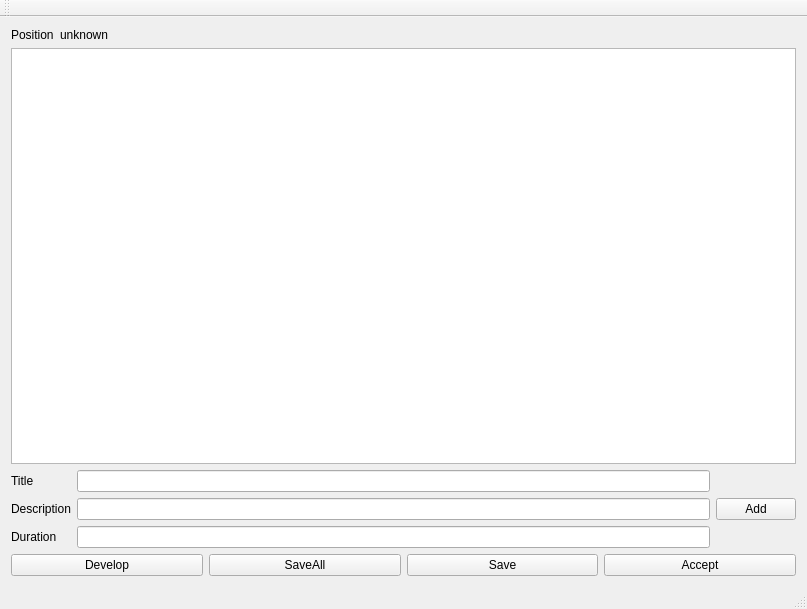
<?xml version="1.0" encoding="UTF-8"?>
<ui version="4.0">
 <class>ResearcherWindowClass</class>
 <widget class="QMainWindow" name="ResearcherWindowClass">
  <property name="geometry">
   <rect>
    <x>0</x>
    <y>0</y>
    <width>807</width>
    <height>609</height>
   </rect>
  </property>
  <property name="windowTitle">
   <string>ResearcherWindow</string>
  </property>
  <widget class="QWidget" name="centralWidget">
   <layout class="QVBoxLayout" name="verticalLayout">
    <item>
     <layout class="QFormLayout" name="formLayout_2">
      <item row="0" column="0">
       <widget class="QLabel" name="label_4">
        <property name="text">
         <string>Position</string>
        </property>
       </widget>
      </item>
      <item row="0" column="1">
       <widget class="QLabel" name="label_5">
        <property name="text">
         <string>unknown</string>
        </property>
       </widget>
      </item>
     </layout>
    </item>
    <item>
     <widget class="QTableView" name="tableView"/>
    </item>
    <item>
     <layout class="QHBoxLayout" name="horizontalLayout_2">
      <item>
       <layout class="QFormLayout" name="formLayout">
        <item row="0" column="0">
         <widget class="QLabel" name="label_2">
          <property name="text">
           <string>Title</string>
          </property>
         </widget>
        </item>
        <item row="0" column="1">
         <widget class="QLineEdit" name="titlelineEdit"/>
        </item>
        <item row="1" column="0">
         <widget class="QLabel" name="label">
          <property name="text">
           <string>Description</string>
          </property>
         </widget>
        </item>
        <item row="1" column="1">
         <widget class="QLineEdit" name="descriptionlineEdit"/>
        </item>
        <item row="2" column="0">
         <widget class="QLabel" name="label_3">
          <property name="text">
           <string>Duration</string>
          </property>
         </widget>
        </item>
        <item row="2" column="1">
         <widget class="QLineEdit" name="durationlineEdit"/>
        </item>
       </layout>
      </item>
      <item>
       <widget class="QPushButton" name="addpushButton">
        <property name="text">
         <string>Add</string>
        </property>
       </widget>
      </item>
     </layout>
    </item>
    <item>
     <layout class="QHBoxLayout" name="horizontalLayout">
      <item>
       <widget class="QPushButton" name="developpushButton">
        <property name="text">
         <string>Develop</string>
        </property>
       </widget>
      </item>
      <item>
       <widget class="QPushButton" name="saveAllpushButton">
        <property name="text">
         <string>SaveAll</string>
        </property>
       </widget>
      </item>
      <item>
       <widget class="QPushButton" name="savepushButton">
        <property name="text">
         <string>Save</string>
        </property>
       </widget>
      </item>
      <item>
       <widget class="QPushButton" name="acceptpushButton">
        <property name="text">
         <string>Accept</string>
        </property>
       </widget>
      </item>
     </layout>
    </item>
   </layout>
  </widget>
  <widget class="QMenuBar" name="menuBar">
   <property name="geometry">
    <rect>
     <x>0</x>
     <y>0</y>
     <width>807</width>
     <height>22</height>
    </rect>
   </property>
  </widget>
  <widget class="QToolBar" name="mainToolBar">
   <attribute name="toolBarArea">
    <enum>TopToolBarArea</enum>
   </attribute>
   <attribute name="toolBarBreak">
    <bool>false</bool>
   </attribute>
  </widget>
  <widget class="QStatusBar" name="statusBar"/>
 </widget>
 <layoutdefault spacing="6" margin="11"/>
 <resources>
  <include location="ResearcherWindow.qrc"/>
 </resources>
 <connections>
  <connection>
   <sender>developpushButton</sender>
   <signal>clicked()</signal>
   <receiver>ResearcherWindowClass</receiver>
   <slot>develop()</slot>
   <hints>
    <hint type="sourcelabel">
     <x>124</x>
     <y>559</y>
    </hint>
    <hint type="destinationlabel">
     <x>872</x>
     <y>134</y>
    </hint>
   </hints>
  </connection>
  <connection>
   <sender>saveAllpushButton</sender>
   <signal>clicked()</signal>
   <receiver>ResearcherWindowClass</receiver>
   <slot>saveAll()</slot>
   <hints>
    <hint type="sourcelabel">
     <x>307</x>
     <y>567</y>
    </hint>
    <hint type="destinationlabel">
     <x>839</x>
     <y>315</y>
    </hint>
   </hints>
  </connection>
  <connection>
   <sender>savepushButton</sender>
   <signal>clicked()</signal>
   <receiver>ResearcherWindowClass</receiver>
   <slot>save()</slot>
   <hints>
    <hint type="sourcelabel">
     <x>528</x>
     <y>572</y>
    </hint>
    <hint type="destinationlabel">
     <x>842</x>
     <y>191</y>
    </hint>
   </hints>
  </connection>
  <connection>
   <sender>acceptpushButton</sender>
   <signal>clicked()</signal>
   <receiver>ResearcherWindowClass</receiver>
   <slot>acceptIdea()</slot>
   <hints>
    <hint type="sourcelabel">
     <x>663</x>
     <y>559</y>
    </hint>
    <hint type="destinationlabel">
     <x>848</x>
     <y>408</y>
    </hint>
   </hints>
  </connection>
  <connection>
   <sender>addpushButton</sender>
   <signal>clicked()</signal>
   <receiver>ResearcherWindowClass</receiver>
   <slot>addNewIdea()</slot>
   <hints>
    <hint type="sourcelabel">
     <x>744</x>
     <y>515</y>
    </hint>
    <hint type="destinationlabel">
     <x>886</x>
     <y>360</y>
    </hint>
   </hints>
  </connection>
 </connections>
 <slots>
  <slot>develop()</slot>
  <slot>save()</slot>
  <slot>saveAll()</slot>
  <slot>acceptIdea()</slot>
  <slot>addNewIdea()</slot>
 </slots>
</ui>
